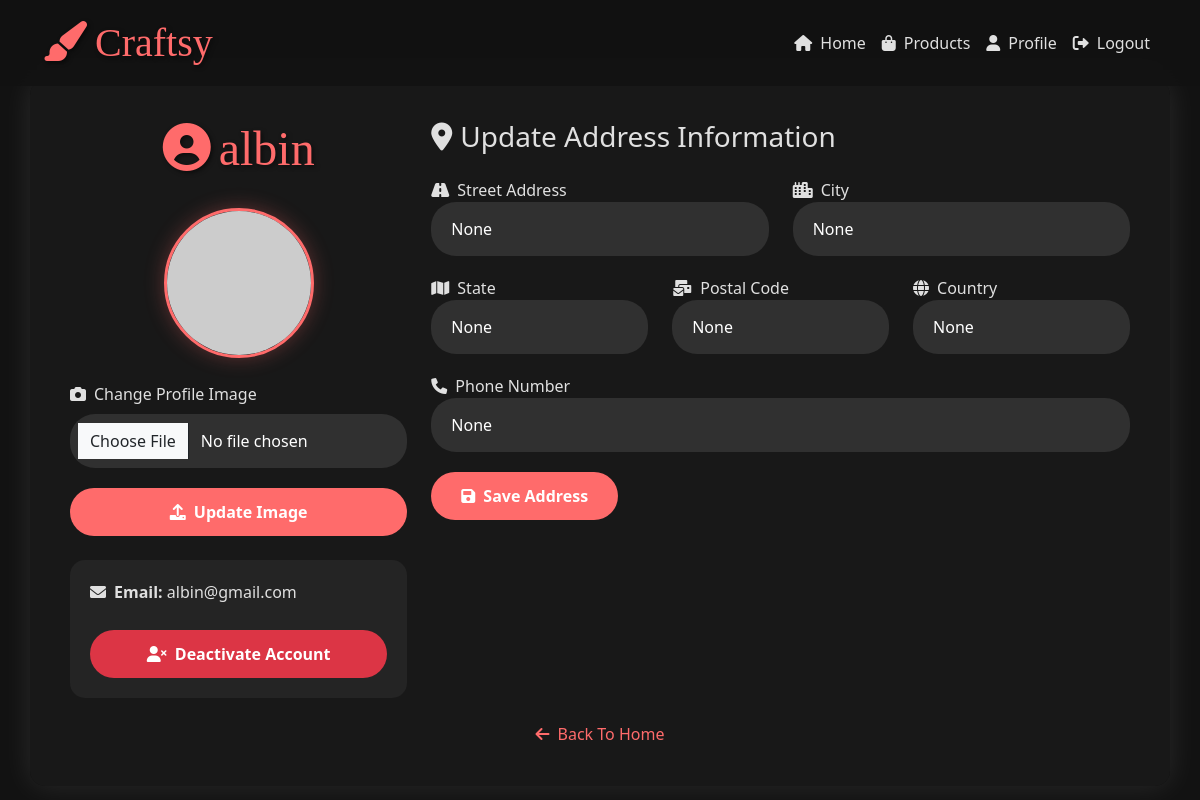
/profile/ (signed in), run on an earlier commit of the app's database.
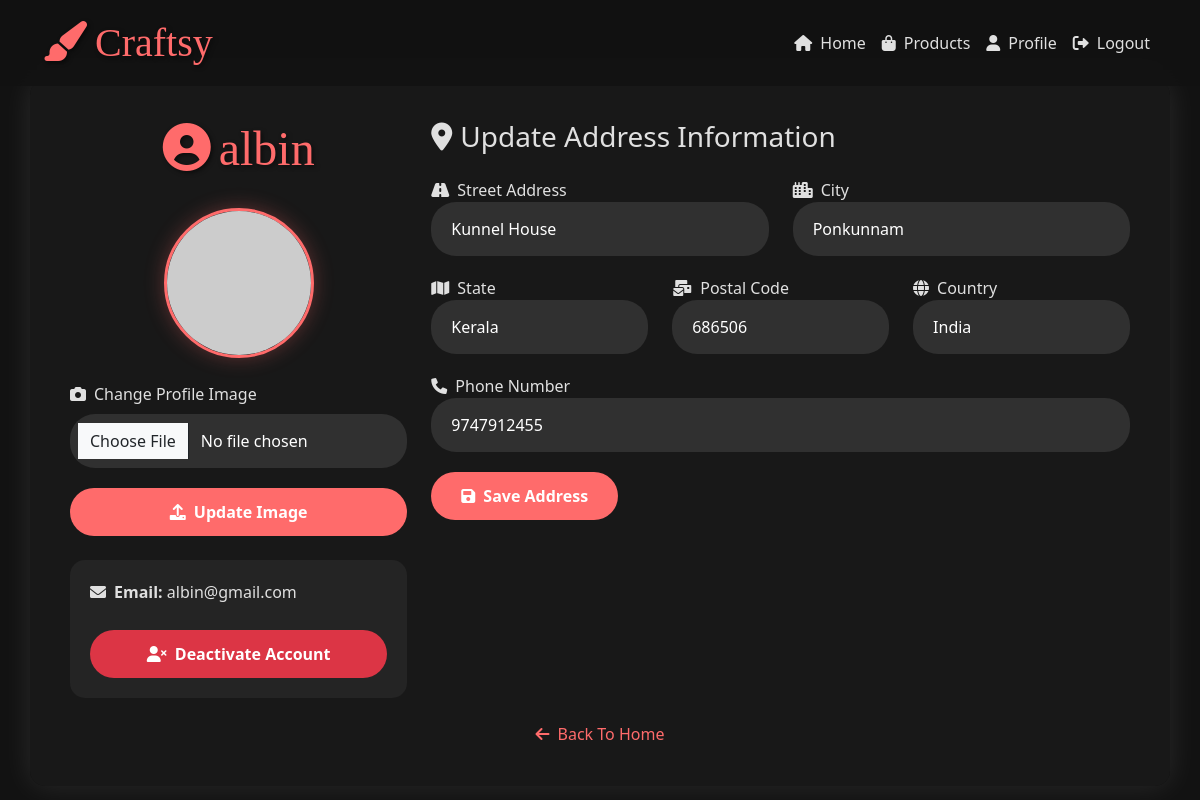
And on a later commit of the database.
### accounts/models.py (models this page shows, shortened)
class Profile(models.Model):
    user = models.OneToOneField(User, on_delete=models.CASCADE)
    street_address = models.CharField(max_length=255, blank=True, null=True)
    city = models.CharField(max_length=255, blank=True, null=True)
    state = models.CharField(max_length=255, blank=True, null=True)
    postal_code = models.CharField(max_length=20, blank=True, null=True)
    country = models.CharField(max_length=255, blank=True, null=True)
    profile_image = models.ImageField(upload_to='profile_images/', blank=True, null=True)
    phone_number = models.CharField(max_length=15, blank=True, null=True)
    status = models.CharField(max_length=20, default='active')

### accounts/views.py (the view)
# urls.py: path('profile/', views.profile, name='profile'),
@login_required
def profile(request):
    profile, created = Profile.objects.get_or_create(user=request.user)
    if request.method == 'POST':
        form = ProfileForm(request.POST, request.FILES, instance=profile)
        if form.is_valid():
            form.save()
            messages.success(request, 'Profile updated successfully')
            return redirect('profile')
    else:
        form = ProfileForm(instance=profile)
    return render(request, 'profile.html', {'form': form, 'profile': profile})

### accounts/forms.py
class ProfileForm(forms.ModelForm):
    phone_regex = RegexValidator(
        regex=r'^\+?1?\d{9,15}$',
        message="Phone number must be entered in the format: '+999999999'. Up to 15 digits allowed."
    )
    phone_number = forms.CharField(validators=[phone_regex], max_length=17)
    class Meta:
        model = Profile
        fields = ['street_address', 'city', 'state', 'postal_code', 'country', 'profile_image', 'phone_number']
        widgets = {
            'street_address': forms.TextInput(attrs={'placeholder': 'Street Address', 'class': 'form-control'}),
            'city': forms.TextInput(attrs={'placeholder': 'City', 'class': 'form-control'}),
            'state': forms.TextInput(attrs={'placeholder': 'State', 'class': 'form-control'}),
            'postal_code': forms.TextInput(attrs={'placeholder': 'Postal Code', 'class': 'form-control'}),
            'country': forms.TextInput(attrs={'placeholder': 'Country', 'class': 'form-control'}),
            'profile_image': forms.ClearableFileInput(attrs={'class': 'form-control-file'}),
            'phone_number': forms.TextInput(attrs={'placeholder': 'Phone Number', 'class': 'form-control'}),
        }

### templates/profile.html (shortened to what the changed rows need)
<!DOCTYPE html>
<html lang="en">
<head>
    <link href="https://cdn.jsdelivr.net/npm/bootstrap@5.3.0/dist/css/bootstrap.min.css" rel="stylesheet">
    <link rel="stylesheet" href="https://cdnjs.cloudflare.com/ajax/libs/font-awesome/6.0.0-beta3/css/all.min.css">
</head>
<body>
    <div class="container profile-container">
        <div class="row">
            <div class="col-md-4">
                <div class="profile-header">
                    <h2><i class="fas fa-user-circle me-2"></i>{{ user.username }}</h2>
                </div>
            </div>
            <div class="col-md-8">
                <form method="post" action="{% url 'profile' %}">
                    <div class="row">
                        <div class="col-md-6">
                            <div class="form-group">
                                <label for="street_address"><i class="fas fa-road me-2"></i>Street Address</label>
                                <input type="text" id="street_address" name="street_address" class="form-control" value="{{ profile.street_address }}">
                            </div>
                        </div>
                        <div class="col-md-6">
                            <div class="form-group">
                                <label for="city"><i class="fas fa-city me-2"></i>City</label>
                                <input type="text" id="city" name="city" class="form-control" value="{{ profile.city }}">
                            </div>
                        </div>
                    </div>
                    <div class="row">
                        <div class="col-md-4">
                            <div class="form-group">
                                <label for="state"><i class="fas fa-map me-2"></i>State</label>
                                <input type="text" id="state" name="state" class="form-control" value="{{ profile.state }}">
                            </div>
                        </div>
                        <div class="col-md-4">
                            <div class="form-group">
                                <label for="postal_code"><i class="fas fa-mail-bulk me-2"></i>Postal Code</label>
                                <input type="text" id="postal_code" name="postal_code" class="form-control" value="{{ profile.postal_code }}">
                            </div>
                        </div>
                        <div class="col-md-4">
                            <div class="form-group">
                                <label for="country"><i class="fas fa-globe me-2"></i>Country</label>
                                <input type="text" id="country" name="country" class="form-control" value="{{ profile.country }}">
                            </div>
                        </div>
                    </div>
                    <div class="form-group">
                        <label for="phone_number"><i class="fas fa-phone me-2"></i>Phone Number</label>
                        <input type="text" id="phone_number" name="phone_number" class="form-control" placeholder="+91" value="{{ profile.phone_number }}">
                    </div>
                </form>
            </div>
        </div>
    </div>
</body>
</html>

What changed in the data, as far as the page shows it:
changed Profile: street_address "None" → "Kunnel House"; city "None" → "Ponkunnam"; state "None" → "Kerala"; postal_code "None" → "686506"; country "None" → "India"; phone_number "None" → "9747912455"
